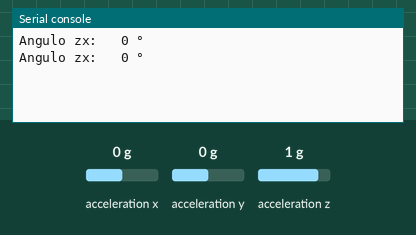
Bench run of a program on a simulated ESP32 board running MicroPython. Parts: the last lines printed to the serial console. The inputs (shaded band) are chosen by the test bench; at power-on: acceleration x 0 g, acceleration z 1 g, acceleration y 0 g.

Above: at 1.2 s.
1.3 s: acceleration x set to -1.4 g
At 2.5 s:
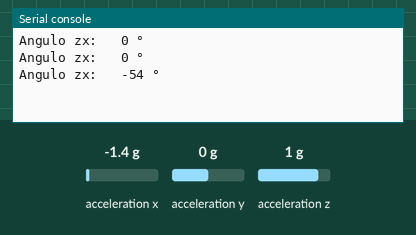
2.8 s: acceleration z set to -1.4 g
At 3.8 s:
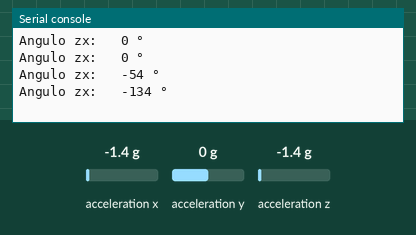
4.3 s: acceleration x set to -0.8 g
At 5.8 s:
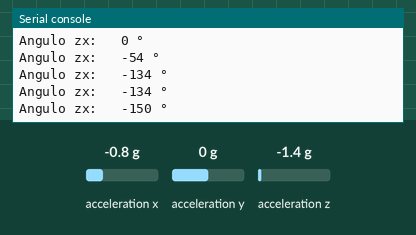
Timing chart, 0 to 7.3 s (numbered marks = the images above; inputs shaded):
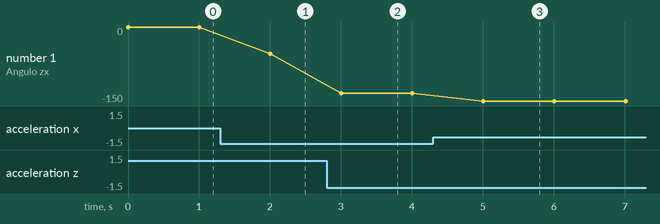

The program:

funcionesMPU.py
```python
# - SISTEMA DE CONTROL DE VENTILAS -

# POR: GIOVANNI VELAZQUEZ AVILEZ
# ESTUDIANTE DEL ITZ DE ING ELECTROMECANICA
# RESIDENTE EN EL IER-UNAM, AGO-DIC 2020

from machine import I2C, Pin
from time import sleep
import time
import math
import machine
import utime


MPU6050_ADDR = 0x68

MPU6050_ACCEL_XOUT_H = 0x3B
MPU6050_ACCEL_XOUT_L = 0x3C
MPU6050_ACCEL_YOUT_H = 0x3D
MPU6050_ACCEL_YOUT_L = 0x3E
MPU6050_ACCEL_ZOUT_H = 0x3F
MPU6050_ACCEL_ZOUT_L = 0x40
MPU6050_TEMP_OUT_H = 0x41
MPU6050_TEMP_OUT_L = 0x42
MPU6050_GYRO_XOUT_H = 0x43
MPU6050_GYRO_XOUT_L = 0x44
MPU6050_GYRO_YOUT_H = 0x45
MPU6050_GYRO_YOUT_L = 0x46
MPU6050_GYRO_ZOUT_H = 0x47
MPU6050_GYRO_ZOUT_L = 0x48
MPU6050_PWR_MGMT_1 = 0x6B

MPU6050_LSBC = 340.0
MPU6050_TEMP_OFFSET = 36.53
MPU6050_LSBG = 16384.0
MPU6050_LSBDS = 131.0

RestrictPitch = True
radToDeg = 57.2957786

def mpu6050_init(i2c):
    i2c.writeto_mem(MPU6050_ADDR, MPU6050_PWR_MGMT_1, bytes([0]))


def combine_register_values(h, l):
    if not h[0] & 0x80:
        return h[0] << 8 | l[0]
    return -((h[0] ^ 255) << 8) |  (l[0] ^ 255) + 1

def mpu6050_get_accel(i2c):
    accel_x_h = i2c.readfrom_mem(MPU6050_ADDR, MPU6050_ACCEL_XOUT_H, 1)
    accel_x_l = i2c.readfrom_mem(MPU6050_ADDR, MPU6050_ACCEL_XOUT_L, 1)
    accel_y_h = i2c.readfrom_mem(MPU6050_ADDR, MPU6050_ACCEL_YOUT_H, 1)
    accel_y_l = i2c.readfrom_mem(MPU6050_ADDR, MPU6050_ACCEL_YOUT_L, 1)
    accel_z_h = i2c.readfrom_mem(MPU6050_ADDR, MPU6050_ACCEL_ZOUT_H, 1)
    accel_z_l = i2c.readfrom_mem(MPU6050_ADDR, MPU6050_ACCEL_ZOUT_L, 1)

    return [combine_register_values(accel_x_h, accel_x_l) / MPU6050_LSBG,
            combine_register_values(accel_y_h, accel_y_l) / MPU6050_LSBG,
            combine_register_values(accel_z_h, accel_z_l) / MPU6050_LSBG]


def mpu6050_get_accel_angle_zy(i2c):
	accel_x_h = i2c.readfrom_mem(MPU6050_ADDR, MPU6050_ACCEL_XOUT_H, 1)
	accel_x_l = i2c.readfrom_mem(MPU6050_ADDR, MPU6050_ACCEL_XOUT_L, 1)
	a= combine_register_values(accel_x_h, accel_x_l) / MPU6050_LSBG

	accel_y_h = i2c.readfrom_mem(MPU6050_ADDR, MPU6050_ACCEL_YOUT_H, 1)
	accel_y_l = i2c.readfrom_mem(MPU6050_ADDR, MPU6050_ACCEL_YOUT_L, 1)
	b= combine_register_values(accel_y_h, accel_y_l) / MPU6050_LSBG

	accel_z_h = i2c.readfrom_mem(MPU6050_ADDR, MPU6050_ACCEL_ZOUT_H, 1)
	accel_z_l = i2c.readfrom_mem(MPU6050_ADDR, MPU6050_ACCEL_ZOUT_L, 1)
	c= combine_register_values(accel_z_h, accel_z_l) / MPU6050_LSBG

	if (RestrictPitch):
		roll = math.atan2(b, c) * radToDeg
    		pitch = math.atan(-a/math.sqrt((b**2)+(c**2))) * radToDeg
	else:

    		roll = math.atan(b/math.sqrt((a**2)+(c**2))) * radToDeg
    		pitch = math.atan2(-a,c) * radToDeg

	return int(roll)


def mpu6050_get_accel_angle_zx(i2c):
	accel_x_h = i2c.readfrom_mem(MPU6050_ADDR, MPU6050_ACCEL_XOUT_H, 1)
	accel_x_l = i2c.readfrom_mem(MPU6050_ADDR, MPU6050_ACCEL_XOUT_L, 1)
	x= combine_register_values(accel_x_h, accel_x_l) / MPU6050_LSBG

	accel_y_h = i2c.readfrom_mem(MPU6050_ADDR, MPU6050_ACCEL_YOUT_H, 1)
	accel_y_l = i2c.readfrom_mem(MPU6050_ADDR, MPU6050_ACCEL_YOUT_L, 1)
	y= combine_register_values(accel_y_h, accel_y_l) / MPU6050_LSBG

	accel_z_h = i2c.readfrom_mem(MPU6050_ADDR, MPU6050_ACCEL_ZOUT_H, 1)
	accel_z_l = i2c.readfrom_mem(MPU6050_ADDR, MPU6050_ACCEL_ZOUT_L, 1)
	z= combine_register_values(accel_z_h, accel_z_l) / MPU6050_LSBG

	if (RestrictPitch):
		roll = math.atan2(x, z) * radToDeg
    		pitch = math.atan(-y/math.sqrt((x**2)+(z**2))) * radToDeg
	else:

    		roll = math.atan(x/math.sqrt((y**2)+(z**2))) * radToDeg
    		pitch = math.atan2(-y,z) * radToDeg

	return int(roll)

if __name__ == "__main__":
    i2c = I2C(scl=Pin(12), sda=Pin(14))
    mpu6050_init(i2c)

    while True:

	#print("Acelerometro:\t", mpu6050_get_accel(i2c), "g")
	#print("Angulo zy:\t", mpu6050_get_accel_angle_zy(i2c),"°")
	print("Angulo zx:\t", mpu6050_get_accel_angle_zx(i2c),"°")
	time.sleep(1)
```

Measured:
- after the input at 1.3 s, the serial console: prints a new line after 0.70 s (image 1)
- after the input at 2.8 s, the serial console: prints a new line after 0.21 s (image 2)
- after the input at 4.3 s, the serial console: prints a new line after 0.71 s (image 3)
- plotted number 1: 0 → -54 after the input at 1.3 s, -54 → -134 after the input at 2.8 s, -134 → -150 after the input at 4.3 s
